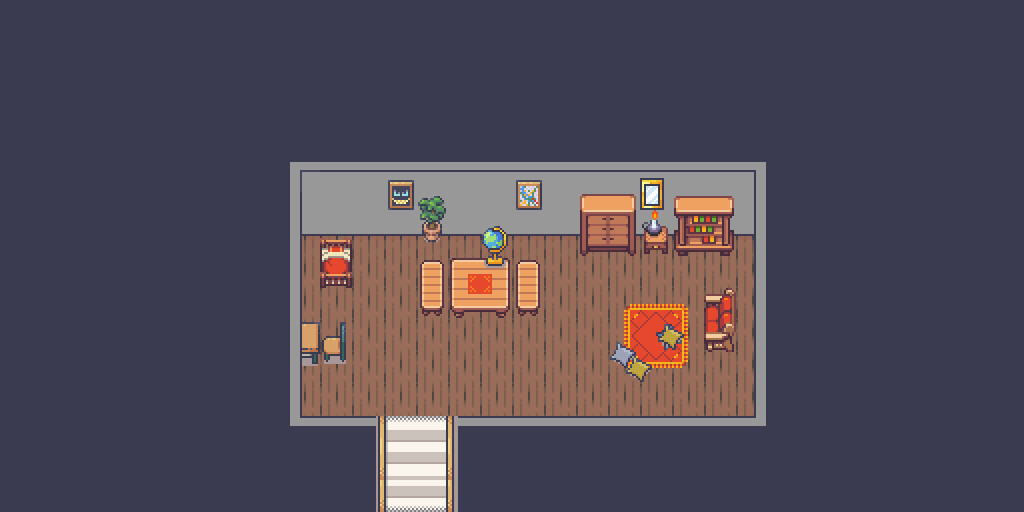

The image is a tile-based game level rendered from a .tmx file. Its description and source (layers, tilesets, objects; grid data summarised) follow:
An orthogonal 32x16 tile map with 32x32 px tiles, 6 tile layers (Tile Layer 1, Tile Layer 2, Tile Layer 3, Tile Layer 4, ...), 10 tilesets and 3 objects.

<map version="1.10" tiledversion="1.10.2" orientation="orthogonal" renderorder="right-down" width="32" height="16" tilewidth="32" tileheight="32" infinite="0" nextlayerid="12" nextobjectid="5">
 <tileset firstgid="1" source="houses.tsx" />
 <tileset firstgid="1025" source="Room_Builder_free_32x32.tsx" />
 <tileset firstgid="1416" source="witchtiles_2.tsx" />
 <tileset firstgid="1448" source="atlas_32x.tsx" />
 <tileset firstgid="2216" source="Interiors_free_32x32.tsx" />
 <tileset firstgid="3640" source="tf_ff_tileB_stone.tsx" />
 <tileset firstgid="3896" source="tileB_fortA.tsx" />
 <tileset firstgid="4152" source="tf_dd_B_2.tsx" />
 <tileset firstgid="4408" source="ruined_int_2.tsx" />
 <tileset firstgid="4496" source="blood2.tsx" />
 <layer id="1" name="Tile Layer 1" width="32" height="16">
  <data>[512 cells, 512 non-empty, 5 distinct tile ids]</data>
 </layer>
 <layer id="2" name="Tile Layer 2" width="32" height="16">
  <data>[512 cells, 93 non-empty, 51 distinct tile ids]</data>
 </layer>
 <objectgroup id="11" name="door">
  <object id="4" x="376.667" y="415.333" width="79.3333" height="34">
   <properties>
    <property name="nm_door" value="mainhouse.tmx" />
   </properties>
  </object>
 </objectgroup>
 <objectgroup id="10" name="spawn">
  <object id="1" x="372" y="270.667">
   <properties>
    <property name="direction" value="" />
    <property name="player_spawn" value="" />
   </properties>
   <point />
  </object>
  <object id="2" x="432.667" y="395.333">
   <properties>
    <property name="direction" value="" />
    <property name="player_spawn" value="" />
   </properties>
   <point />
  </object>
 </objectgroup>
 <layer id="6" name="Tile Layer 3" width="32" height="16">
  <data>[512 cells, 20 non-empty, 18 distinct tile ids]</data>
 </layer>
 <layer id="7" name="Tile Layer 4" width="32" height="16">
  <data>[512 cells, 6 non-empty, 5 distinct tile ids]</data>
 </layer>
 <layer id="8" name="Tile Layer 5" width="32" height="16">
  <data>[512 cells, 13 non-empty, 3 distinct tile ids]</data>
 </layer>
 <layer id="9" name="Tile Layer 6" width="32" height="16">
  <data>[512 cells, 2 non-empty, 2 distinct tile ids]</data>
 </layer>
</map>
